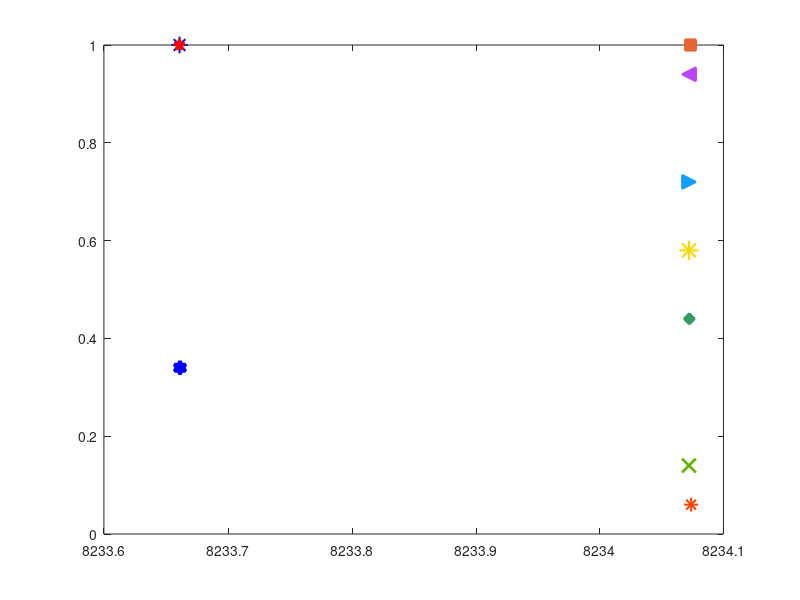

Source code (MATLAB): (Note: this script raises an error after producing the figure.)
% Copyright 2018, All Rights Reserved
% Code by Bin Li, Ziping Wei

clear all
clc
close all;
%% Running several files to generate the following data 
data_1 = load('CPSO_H_3D');           % run the MATLAB file 'CPSO_H_3D.m' to generate this data
data_2 = load('CPSO_S_3D');           % run the MATLAB file 'CPSO_S_3D.m' to generate this data
data_3 = load('DPSO_3D');             % run the MATLAB file 'DPSO_3D.m' to generate this data
data_4 = load('MCPSO_3D');            % run the MATLAB file 'MPSO_3D.m' to generate this data
data_5 = load('PSO_3D');              % run the MATLAB file 'PSO_3D.m' to generate this data
data_6 = load('CLPSO_3D');            % run the MATLAB file 'CLPSO_3D.m' to generate this data
data_7 = load('EVOLER_3D');           % run the MATLAB file 'EVOLER_3D.m' to generate this data
data_8 = load('NPSO_3D');             % run the MATLAB file 'NPSO_3D.m' to generate this data
data_9 = load('GC_PSO_3D');           % run the MATLAB file 'GC_PSO_3D.m' to generate this data
data_10 = load('DNSPSO_3D');          % run the MATLAB file 'DNS_PSO_3D.m' to generate this data
data_11 = load('MPCPSO_3D');          % run the MATLAB file 'MPC_PSO_3D.m' to generate this data
data_12 = load('LPSO_3D');            % run the MATLAB file 'Local_PSO_3D.m' to generate this data
data_14 = load('LPSO_EVOLER_3D');     % run the MATLAB file 'EVOLER_L_3D.m' to generate this data
data_15 = load('downhill_EVOLER_3D'); % run the MATLAB file 'EVOLER_D_3D.m' to generate this data

data_CPSO_H = data_1.COSTS;
data_CPSO_S = data_2.COSTS;
data_DPSO = data_3.COSTS;
data_MPSO = data_4.COSTS;
data_PSO = data_5.COSTS;
data_CLPSO = data_6.COSTS;
data_proposed = data_7.Y;
data_NP_PSO = data_8.Y;
data_GC_PSOd = data_9.Y;
data_DNSPSO = data_10.Y;
data_MPCPSO = data_11.Y;
data_LPSO=data_12.COSTS;
data_LPSO_EVOLER=data_14.Y;
data_downhill_EVOLER=data_15.Y;


limit_de = 1e-3;
% the decision threshold Tao_1, if the PSO searching result is less than
% this threshold, the minimum has been found.
Tao_1 = (8.233662879017250e+03)*(1+0.0001); 

% To search the number of times that different comparing method can find the minimum value in 50 iterations 
% and what they are respectively
%% 1
diff_CPSO_H = diff(data_CPSO_H',1);
diff_CPSO_H(find(abs(diff_CPSO_H) < limit_de)) = 0;
diff_CPSO_H = diff_CPSO_H';
genra_CPSO_H = [];
for ii = 1 : size(diff_CPSO_H,1)
    temp_now = diff_CPSO_H(ii,:);
    k2 = find(temp_now);
        if isempty(k2)
        k2(1) = 0;
    end
    genra_CPSO_H(ii,1) = k2(end)+1;
    genra_CPSO_H(ii,2) = data_CPSO_H(ii,k2(end)+1);
end

X1 = genra_CPSO_H(:,1);
Y1 = genra_CPSO_H(:,2);
[Q1,~] = find(Y1 < Tao_1);
X1_ind = X1(Q1);
val_1 = Y1(Q1);



%% 2
diff_CPSO_H = diff(data_CPSO_S',1);
diff_CPSO_H(find(abs(diff_CPSO_H) < limit_de)) = 0;
diff_CPSO_H = diff_CPSO_H';
genra_CPSO_S = [];
for ii = 1 : size(diff_CPSO_H,1)
    temp_now = diff_CPSO_H(ii,:);
    k2 = find(temp_now);
        if isempty(k2)
        k2(1) = 0;
    end
    genra_CPSO_S(ii,1) = k2(end)+1;
    genra_CPSO_S(ii,2) = data_CPSO_S(ii,k2(end)+1);
end
X2 = genra_CPSO_S(:,1);
Y2 = genra_CPSO_S(:,2);
[Q2,~] = find(Y2 < Tao_1);
X2_ind = X2(Q2);
val_2 = Y2(Q2);

   
%% 3
diff_CPSO_H = diff(data_DPSO',1);
diff_CPSO_H(find(abs(diff_CPSO_H) < limit_de)) = 0;
diff_CPSO_H = diff_CPSO_H';
genra_DPSO = [];
for ii = 1 : size(diff_CPSO_H,1)
    temp_now = diff_CPSO_H(ii,:);
    k2 = find(temp_now);
        if isempty(k2)
        k2(1) = 0;
    end
    genra_DPSO(ii,1) = k2(end)+1;
    genra_DPSO(ii,2) = data_DPSO(ii,k2(end)+1);
end
X3 = genra_DPSO(:,1);
Y3 = genra_DPSO(:,2);
[Q3,~] = find(Y3 < Tao_1);
X3_ind = X3(Q3);
val_3 = Y3(Q3);


%% 4
diff_CPSO_H = diff(data_MPSO',1);
diff_CPSO_H(find(abs(diff_CPSO_H) < limit_de)) = 0;
diff_CPSO_H = diff_CPSO_H';
genra_MPSO = [];
for ii = 1 : size(diff_CPSO_H,1)
    temp_now = diff_CPSO_H(ii,:);
    k2 = find(temp_now);
        if isempty(k2)
        k2(1) = 0;
    end
    genra_MPSO(ii,1) = k2(end)+1;
    genra_MPSO(ii,2) = data_MPSO(ii,k2(end)+1);
end
X4 = genra_MPSO(:,1);
Y4 = genra_MPSO(:,2);
[Q4,~] = find(Y4 < Tao_1);
X4_ind = X4(Q4);
val_4 = Y4(Q4);


%% 5
diff_CPSO_H = diff(data_PSO',1);
diff_CPSO_H(find(abs(diff_CPSO_H) < limit_de)) = 0;
diff_CPSO_H = diff_CPSO_H';
genra_PSO = [];
for ii = 1 : size(diff_CPSO_H,1)
    temp_now = diff_CPSO_H(ii,:);
    k2 = find(temp_now);
        if isempty(k2)
        k2(1) = 0;
    end
    genra_PSO(ii,1) = k2(end)+1;
    genra_PSO(ii,2) = data_PSO(ii,k2(end)+1);
end
X5 = genra_PSO(:,1);
Y5 = genra_PSO(:,2);
[Q5,~] = find(Y5 < Tao_1);
X5_ind = X5(Q5);
val_5 = Y5(Q5);

%% 6
diff_CPSO_H = diff(data_CLPSO',1);
diff_CPSO_H(find(abs(diff_CPSO_H) < limit_de)) = 0;
diff_CPSO_H = diff_CPSO_H';
genra_CLPSO = [];
for ii = 1 : size(diff_CPSO_H,1)
    temp_now = diff_CPSO_H(ii,:);
    k2 = find(temp_now);
        if isempty(k2)
        k2(1) = 0;
    end
    genra_CLPSO(ii,1) = k2(end)+1;
    genra_CLPSO(ii,2) = data_CLPSO(ii,k2(end)+1);
end

genra_CLPSO(find(genra_CLPSO(:,2) > 1e4),:) = [];
X6 = genra_CLPSO(:,1);
Y6 = genra_CLPSO(:,2);
% X6_ind = 0;
[Q6,~] = find(Y6 < Tao_1);
X6_ind = X6(Q6);
val_6= Y6(Q6);


%% 7
diff_CPSO_H = diff(data_proposed',1);
diff_CPSO_H(find(abs(diff_CPSO_H) < limit_de)) = 0;
diff_CPSO_H = diff_CPSO_H';
genra_proposed = [];
for ii = 1 : size(diff_CPSO_H,1)
    temp_now = diff_CPSO_H(ii,:);
    k2 = find(temp_now);
        if isempty(k2)
        k2(1) = 0;
    end
    genra_proposed(ii,1) = k2(end)+1;
    genra_proposed(ii,2) = data_proposed(ii,k2(end)+1);
end

X7 = genra_proposed(:,1);
Y7 = genra_proposed(:,2);
[Q7,~] = find(Y7 < Tao_1);
X7_ind = X7(Q7);
val_7 = Y7(Q7);


%% 8
diff_CPSO_H = diff(data_NP_PSO',1);
diff_CPSO_H(find(abs(diff_CPSO_H) < limit_de)) = 0;
diff_CPSO_H = diff_CPSO_H';
genra_NP_PSO = [];
for ii = 1 : size(diff_CPSO_H,1)
    temp_now = diff_CPSO_H(ii,:);
    k2 = find(temp_now);
        if isempty(k2)
        k2(1) = 0;
    end
    genra_NP_PSO(ii,1) = k2(end)+1;
    genra_NP_PSO(ii,2) = data_NP_PSO(ii,k2(end)+1);
end

X8 = genra_NP_PSO(:,1);
Y8 = genra_NP_PSO(:,2);
[Q8,~] = find(Y8 < Tao_1);
X8_ind = X8(Q8);
val_8 = Y8(Q8);


%% 9
diff_CPSO_H = diff(data_GC_PSOd',1);
diff_CPSO_H(find(abs(diff_CPSO_H) < limit_de)) = 0;
diff_CPSO_H = diff_CPSO_H';
genra_NP_PSO = [];
for ii = 1 : size(diff_CPSO_H,1)
    temp_now = diff_CPSO_H(ii,:);
    k2 = find(temp_now);
        if isempty(k2)
        k2(1) = 0;
    end
    genra_GC_PSOd(ii,1) = k2(end)+1;
    genra_GC_PSOd(ii,2) = data_GC_PSOd(ii,k2(end)+1);
end

X9 = genra_GC_PSOd(:,1);
Y9 = genra_GC_PSOd(:,2);
[Q9,~] = find(Y9 < Tao_1);
X9_ind = X9(Q9);
val_9 = Y9(Q9);

%% 10
diff_DNSPSO = diff(data_DNSPSO',1);
diff_DNSPSO(find(abs(diff_DNSPSO) < limit_de)) = 0;
diff_DNSPSO = diff_DNSPSO';
genra_DNSPSO = [];
for ii = 1 : size(diff_DNSPSO,1)
    temp_now = diff_DNSPSO(ii,:);
    k2 = find(temp_now);
        if isempty(k2)
        k2(1) = 0;
    end
    genra_DNSPSO(ii,1) = k2(end)+1;
    genra_DNSPSO(ii,2) = data_DNSPSO(ii,k2(end)+1);
end

X10 = genra_DNSPSO(:,1);
Y10 = genra_DNSPSO(:,2);
[Q1,~] = find(Y10 < Tao_1);
X10_ind = X10(Q1);
val_10 = Y10(Q1);
if isempty(Q1)
    X10_ind =1;
    val_10 = min(Y10);
end

%% 11
diff_MPCPSO = diff(data_MPCPSO',1);
diff_MPCPSO(find(abs(diff_MPCPSO) < limit_de)) = 0;
diff_MPCPSO = diff_MPCPSO';
genra_MPCPSO = [];
for ii = 1 : size(diff_MPCPSO,1)
    temp_now = diff_MPCPSO(ii,:);
    k2 = find(temp_now);
        if isempty(k2)
        k2(1) = 0;
    end
    genra_MPCPSO(ii,1) = k2(end)+1;
    genra_MPCPSO(ii,2) = data_MPCPSO(ii,k2(end)+1);
end
X11 = genra_MPCPSO(:,1);
Y11 = genra_MPCPSO(:,2);
[Q11,~] = find(Y11 < Tao_1);
X11_ind = X2(Q11);
val_11= Y2(Q11);
if isempty(Q11)
    X11_ind =1;
    val_11 = min(Y11);
end

%% 12
diff_LPSO = diff(data_LPSO',1);
diff_LPSO(find(abs(diff_LPSO) < limit_de)) = 0;
diff_LPSO = diff_LPSO';
genra_LPSO = [];
for ii = 1 : size(diff_LPSO,1)
    temp_now = diff_LPSO(ii,:);
    k12 = find(temp_now);
        if isempty(k12)
        k12(1) = 0;
    end
    genra_LPSO(ii,1) = k12(end)+1;
    genra_LPSO(ii,2) = data_LPSO(ii,k12(end)+1);
end
X12 = genra_LPSO(:,1);
Y12 = genra_LPSO(:,2);
[Q12,~] = find(Y12 < Tao_1);
X12_ind = X12(Q12);
val_12= Y12(Q12);
if isempty(Q12)
    X12_ind =1;
    val_12 = min(Y12);
end


%% 13
diff_LPSO_EVOLER = diff(data_LPSO_EVOLER',1);
diff_LPSO_EVOLER(find(abs(diff_LPSO_EVOLER) < limit_de)) = 0;
diff_LPSO_EVOLER = diff_LPSO_EVOLER';
genra_LPSO_EVOLER = [];
for ii = 1 : size(diff_LPSO_EVOLER,1)
    temp_now = diff_LPSO_EVOLER(ii,:);
    k14 = find(temp_now);
        if isempty(k14)
        k14(1) = 0;
    end
    genra_LPSO_EVOLER(ii,1) = k14(end)+1;
    genra_LPSO_EVOLER(ii,2) = data_LPSO_EVOLER(ii,k14(end)+1);
end
X14 = genra_LPSO_EVOLER(:,1);
Y14 = genra_LPSO_EVOLER(:,2);
[Q14,~] = find(Y14 < Tao_1);
X14_ind = X14(Q14);
val_14= Y14(Q14);
if isempty(Q14)
    X14_ind =1;
    val_14 = min(Y14);
end

%% 14
diff_downhill_EVOLER = diff(data_downhill_EVOLER',1);
diff_downhill_EVOLER(find(abs(diff_downhill_EVOLER) < limit_de)) = 0;
diff_downhill_EVOLER = diff_downhill_EVOLER';
genra_downhill_EVOLER = [];
for ii = 1 : size(diff_downhill_EVOLER,1)
    temp_now = diff_downhill_EVOLER(ii,:);
    k15 = find(temp_now);
        if isempty(k15)
        k15(1) = 0;
    end
    genra_downhill_EVOLER(ii,1) = k15(end)+1;
    genra_downhill_EVOLER(ii,2) = data_downhill_EVOLER(ii,k15(end)+1);
end
X15 = genra_downhill_EVOLER(:,1);
Y15 = genra_downhill_EVOLER(:,2);
[Q15,~] = find(Y15 < Tao_1);
X15_ind = X15(Q15);
val_15= Y15(Q15);
if isempty(Q15)
    X15_ind =1;
    val_15 = min(Y15);
end




Num = 50;
X_PSO = X5_ind;
[y_pso,x_pso]=hist(X_PSO,20);

X_DPSO = X3_ind;
[y_dpso,x_dpso]=hist(X_DPSO,20);

X_CPSOS = X2_ind;
[y_cpsos,x_cpsos]=hist(X_CPSOS,20);

X_CPSOH = X1_ind;
[y_cpsoh,x_cpsoh]=hist(X_CPSOH,20);

X_CLPSO = X6_ind;
[y_clpso,x_clpso]=hist(X_CLPSO,20);

X_MLPSO = X4_ind;
[y_mlpso,x_mlpso]=hist(X_MLPSO,20);

X_New_PSO1 = X7_ind;
[y_new_pso1,x_new_pso1]=hist(X_New_PSO1,20);

X_NPPSO = X8_ind;
[y_nppso,x_nppso]=hist(X_NPPSO,10);

X_GCPSO = X9_ind;
[y_gcpso,x_gcpso]=hist(X_GCPSO,10);

X_DNSPSO = X10_ind;
[y_dnspso,x_dnspso]=hist(X_DNSPSO,20);

X_MPCPSO = X11_ind;
[y_mpcpso,x_mpcpso]=hist(X_MPCPSO,20);

X_LPSO = X12_ind;
[y_lpso,x_lpso]=hist(X_LPSO,20);


X_LPSO_EVOLER = X14_ind;
[y_lpso_evoler,x_lpso_evoler]=hist(X_LPSO_EVOLER,20);

X_downhill_EVOLER = X15_ind;
[y_downhill_evoler,x_downhill_evoler]=hist(X_downhill_EVOLER,20);

%% Figure 4-d: achievable minimal costs of different methods, and the probabilities of finding them
figure
mean_various = [min(val_1) min(val_2) min(val_3) min(val_4) min(val_5) min(val_6) min(val_7) min(val_8) min(val_9),min(val_10),min(val_11),min(val_12), min(val_14), min(val_15)];
Probablity = [length(X_CPSOH)/Num length(X_CPSOS)/Num length(X_DPSO)/Num length(X_MLPSO)/Num length(X_PSO)/Num  length(X_CLPSO)/Num length(X_New_PSO1)/Num length(X_NPPSO)/Num length(X_GCPSO)/Num length(X_DNSPSO)/Num length(X_MPCPSO)/Num length(X_LPSO)/Num  length(X_LPSO_EVOLER)/Num length(X_downhill_EVOLER)/Num];
h14= plot(mean_various(14),Probablity(14),'s','MarkerSize',8,'lineWidth',1.5,'color',[0.9 0.4 0.2]);
set(h14,'MarkerFaceColor',get(h14,'color'));%downhill_EVOLER
hold on;
h13= plot(mean_various(13),Probablity(13),'*','MarkerSize',12 ,'lineWidth',1.5,'color',[0.1 0.1 0.7]);
set(h13,'MarkerFaceColor',get(h13,'color'));%LPSO_EVOLER
hold on;
h7 = plot(mean_various(7),Probablity(7),'pentagram','MarkerSize',8,'lineWidth',2,'color',[1.00 0.00 0.00])
set(h7,'MarkerFaceColor',get(h7,'color'));%EVOLER
hold on
h12= plot(mean_various(12),Probablity(12),'d','MarkerSize',8,'lineWidth',1.5,'color',[0.2 0.6 0.4])
set(h12,'MarkerFaceColor',get(h12,'color'));%LPSO
hold on;
h10 = plot(mean_various(10),Probablity(10),'<','MarkerSize',10,'lineWidth',1.5,'color',[0.72,0.27,1.00])
set(h10,'MarkerFaceColor',get(h10,'color'));%DNSPSO
hold on
h11= plot(mean_various(11),Probablity(11),'>','MarkerSize',10,'lineWidth',1.5,'color',[0.07,0.62,1.00])
set(h11,'MarkerFaceColor',get(h11,'color'));%MPCPSO
hold on;
h9 = plot(mean_various(9),Probablity(9),'hexagram','MarkerSize',10,'lineWidth',2,'color',[0.00,0.00,1.00])
set(h9,'MarkerFaceColor',get(h9,'color'));%GC_PSO
hold on
h8 = plot(mean_various(8),Probablity(8),'x','MarkerSize',10,'lineWidth',2,'color',[0.4 0.7 0.00])
set(h8,'MarkerFaceColor',get(h8,'color'));%NPSO
hold on
h4 = plot(mean_various(4),Probablity(4),'*','MarkerSize',14,'lineWidth',1.5,'color',[1.00,0.84,0.00])
set(h4,'MarkerFaceColor',get(h4,'color'));%MCPSO
hold on
h6 = plot(mean_various(6),Probablity(6),'*','MarkerSize',10,'lineWidth',1.5,'color',[1.00 0.27 0.01])
set(h6,'MarkerFaceColor',get(h6,'color'));%CLPSO
hold on
h1 = plot(mean_various(1),Probablity(1),'Square','MarkerSize',8,'lineWidth',1.5,'color',[0.20,0.80,0.20])
set(h1,'MarkerFaceColor',get(h1,'color'));%CPSO-H
hold on
h2 = plot(mean_various(2),Probablity(2),'diamond','MarkerSize',10,'lineWidth',1.5,'color',[0.50,1.00,0.00])
set(h2,'MarkerFaceColor',get(h2,'color'));%CPSO-S
hold on
h3 = plot(mean_various(3),Probablity(3),'x','MarkerSize',12,'lineWidth',1.5,'color',[0.00,0.78,0.55])
set(h3,'MarkerFaceColor',get(h3,'color'));%DPSO
hold on
h5 = plot(mean_various(5),Probablity(5),'+','MarkerSize',12,'lineWidth',1.5,'color',[1.00,0.27,0.01])
set(h5,'MarkerFaceColor',get(h5,'color'));%PSO
hold on
h1 = legend('EVOLER_d','EVOLER_l','EVOLER','Local PSO','DNSPSO','MPCPSO','GCPSO','NPSO','MCPSO','CLPSO','CPSO-H','CPSO-S','DPSO','PSO')

% box off
xlabel('Best Cost')
ylabel('Probablity of Global Solution')
% set(gcf,'color','none');
% set(gca,'color','none'); 
% but this following little detail took me ages to figure out
% set(gcf,'InvertHardCopy','off');
% xlim([8233, 8235])

